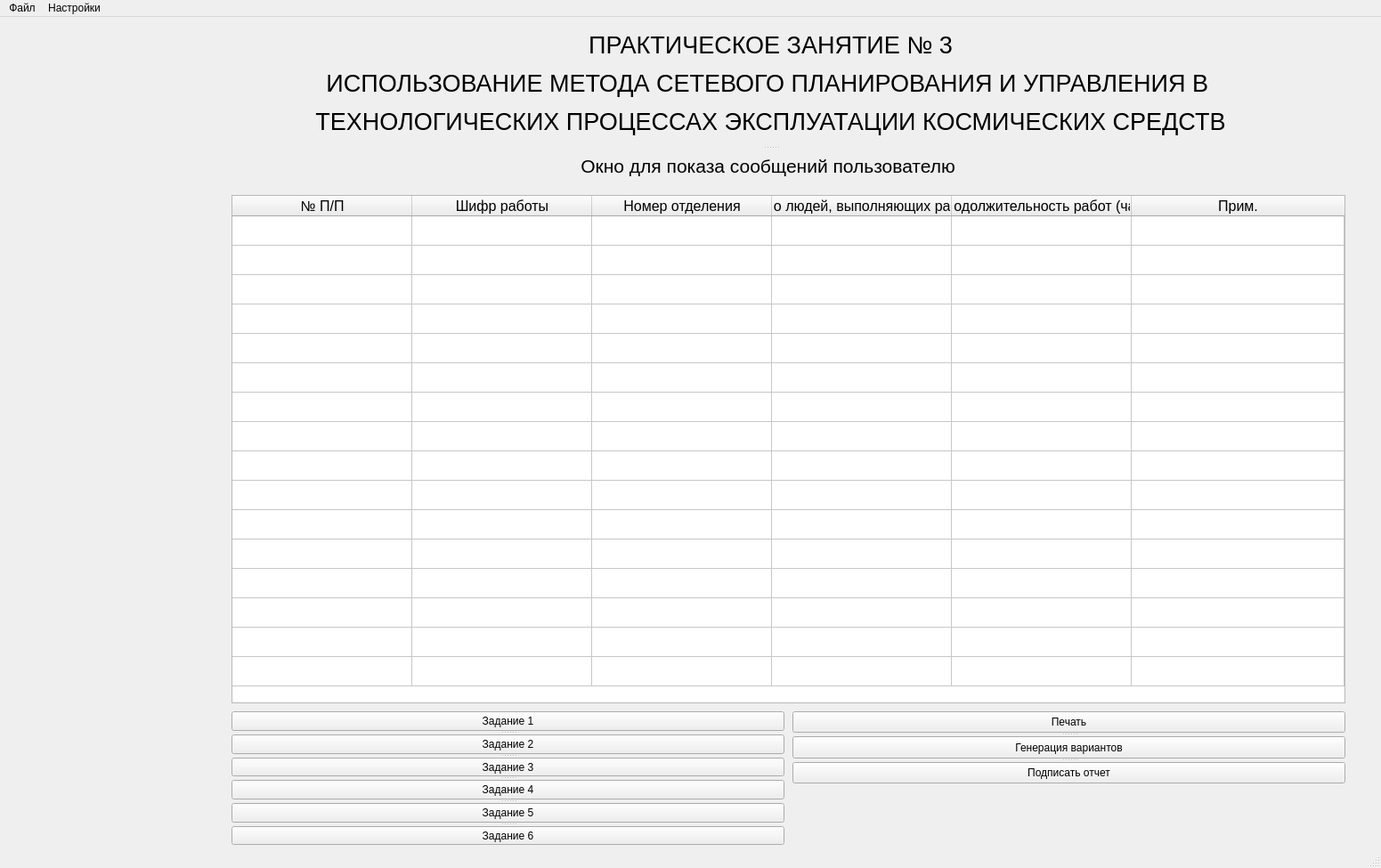
<?xml version="1.0" encoding="UTF-8"?>
<ui version="4.0">
 <class>MainMenu</class>
 <widget class="QMainWindow" name="MainMenu">
  <property name="windowModality">
   <enum>Qt::NonModal</enum>
  </property>
  <property name="geometry">
   <rect>
    <x>0</x>
    <y>0</y>
    <width>1551</width>
    <height>975</height>
   </rect>
  </property>
  <property name="sizePolicy">
   <sizepolicy hsizetype="Preferred" vsizetype="Preferred">
    <horstretch>0</horstretch>
    <verstretch>0</verstretch>
   </sizepolicy>
  </property>
  <property name="windowTitle">
   <string>MainWindow</string>
  </property>
  <property name="iconSize">
   <size>
    <width>24</width>
    <height>24</height>
   </size>
  </property>
  <property name="animated">
   <bool>true</bool>
  </property>
  <property name="documentMode">
   <bool>false</bool>
  </property>
  <widget class="QWidget" name="centralwidget">
   <widget class="QSplitter" name="splitterLabel">
    <property name="geometry">
     <rect>
      <x>310</x>
      <y>10</y>
      <width>1111</width>
      <height>171</height>
     </rect>
    </property>
    <property name="lineWidth">
     <number>5</number>
    </property>
    <property name="midLineWidth">
     <number>5</number>
    </property>
    <property name="orientation">
     <enum>Qt::Vertical</enum>
    </property>
    <property name="handleWidth">
     <number>15</number>
    </property>
    <widget class="QLabel" name="labelWelcome">
     <property name="lineWidth">
      <number>5</number>
     </property>
     <property name="midLineWidth">
      <number>5</number>
     </property>
     <property name="text">
      <string>&lt;html&gt;&lt;head/&gt;&lt;body&gt;&lt;p align=&quot;center&quot;&gt;&lt;span style=&quot; font-family:'Times New Roman'; font-size:20pt; color:#000000;&quot;&gt;ПРАКТИЧЕСКОЕ ЗАНЯТИЕ № 3&lt;/span&gt;&lt;/p&gt;&lt;p align=&quot;center&quot;&gt;&lt;span style=&quot; font-family:'Times New Roman'; font-size:20pt; color:#000000;&quot;&gt;ИСПОЛЬЗОВАНИЕ МЕТОДА СЕТЕВОГО ПЛАНИРОВАНИЯ И УПРАВЛЕНИЯ В &lt;/span&gt;&lt;/p&gt;&lt;p align=&quot;center&quot;&gt;&lt;span style=&quot; font-family:'Times New Roman'; font-size:20pt; color:#000000;&quot;&gt;ТЕХНОЛОГИЧЕСКИХ ПРОЦЕССАХ ЭКСПЛУАТАЦИИ КОСМИЧЕСКИХ СРЕДСТВ&lt;/span&gt;&lt;/p&gt;&lt;/body&gt;&lt;/html&gt;</string>
     </property>
    </widget>
    <widget class="QLabel" name="Dialoglabel">
     <property name="text">
      <string>&lt;html&gt;&lt;head/&gt;&lt;body&gt;&lt;p align=&quot;center&quot;&gt;&lt;span style=&quot; font-size:16pt;&quot;&gt;Окно для показа сообщений пользователю &lt;/span&gt;&lt;/p&gt;&lt;/body&gt;&lt;/html&gt;</string>
     </property>
    </widget>
   </widget>
   <widget class="QTableWidget" name="tableVar">
    <property name="geometry">
     <rect>
      <x>260</x>
      <y>200</y>
      <width>1251</width>
      <height>571</height>
     </rect>
    </property>
    <property name="cursor" stdset="0">
     <cursorShape>ArrowCursor</cursorShape>
    </property>
    <property name="autoFillBackground">
     <bool>false</bool>
    </property>
    <property name="inputMethodHints">
     <set>Qt::ImhNone</set>
    </property>
    <property name="frameShadow">
     <enum>QFrame::Sunken</enum>
    </property>
    <property name="lineWidth">
     <number>2</number>
    </property>
    <property name="midLineWidth">
     <number>0</number>
    </property>
    <property name="autoScrollMargin">
     <number>16</number>
    </property>
    <property name="gridStyle">
     <enum>Qt::SolidLine</enum>
    </property>
    <property name="rowCount">
     <number>16</number>
    </property>
    <property name="columnCount">
     <number>6</number>
    </property>
    <attribute name="horizontalHeaderCascadingSectionResizes">
     <bool>false</bool>
    </attribute>
    <attribute name="horizontalHeaderMinimumSectionSize">
     <number>27</number>
    </attribute>
    <attribute name="horizontalHeaderDefaultSectionSize">
     <number>202</number>
    </attribute>
    <attribute name="horizontalHeaderHighlightSections">
     <bool>true</bool>
    </attribute>
    <attribute name="horizontalHeaderShowSortIndicator" stdset="0">
     <bool>false</bool>
    </attribute>
    <attribute name="horizontalHeaderStretchLastSection">
     <bool>true</bool>
    </attribute>
    <attribute name="verticalHeaderVisible">
     <bool>false</bool>
    </attribute>
    <attribute name="verticalHeaderCascadingSectionResizes">
     <bool>false</bool>
    </attribute>
    <attribute name="verticalHeaderDefaultSectionSize">
     <number>33</number>
    </attribute>
    <attribute name="verticalHeaderShowSortIndicator" stdset="0">
     <bool>false</bool>
    </attribute>
    <attribute name="verticalHeaderStretchLastSection">
     <bool>false</bool>
    </attribute>
    <row/>
    <row/>
    <row/>
    <row/>
    <row/>
    <row/>
    <row/>
    <row/>
    <row/>
    <row/>
    <row/>
    <row/>
    <row/>
    <row/>
    <row/>
    <row/>
    <column>
     <property name="text">
      <string>№ П/П</string>
     </property>
     <property name="font">
      <font>
       <pointsize>12</pointsize>
      </font>
     </property>
    </column>
    <column>
     <property name="text">
      <string>Шифр работы</string>
     </property>
     <property name="font">
      <font>
       <pointsize>12</pointsize>
      </font>
     </property>
    </column>
    <column>
     <property name="text">
      <string>Номер отделения</string>
     </property>
     <property name="font">
      <font>
       <pointsize>12</pointsize>
      </font>
     </property>
    </column>
    <column>
     <property name="text">
      <string>Число людей, выполняющих работы</string>
     </property>
     <property name="font">
      <font>
       <pointsize>12</pointsize>
      </font>
     </property>
    </column>
    <column>
     <property name="text">
      <string>Продолжительность работ (час)</string>
     </property>
     <property name="font">
      <font>
       <pointsize>12</pointsize>
      </font>
     </property>
    </column>
    <column>
     <property name="text">
      <string>Прим.</string>
     </property>
     <property name="font">
      <font>
       <pointsize>12</pointsize>
       <weight>50</weight>
       <bold>false</bold>
      </font>
     </property>
    </column>
   </widget>
   <widget class="QSplitter" name="splitter_3">
    <property name="geometry">
     <rect>
      <x>890</x>
      <y>780</y>
      <width>621</width>
      <height>81</height>
     </rect>
    </property>
    <property name="orientation">
     <enum>Qt::Vertical</enum>
    </property>
    <widget class="QPushButton" name="pushButton">
     <property name="text">
      <string>Печать</string>
     </property>
    </widget>
    <widget class="QPushButton" name="pushButton_2">
     <property name="text">
      <string>Генерация вариантов</string>
     </property>
    </widget>
    <widget class="QPushButton" name="pushButton_3">
     <property name="text">
      <string>Подписать отчет</string>
     </property>
    </widget>
   </widget>
   <widget class="QSplitter" name="splitter">
    <property name="geometry">
     <rect>
      <x>260</x>
      <y>780</y>
      <width>621</width>
      <height>151</height>
     </rect>
    </property>
    <property name="orientation">
     <enum>Qt::Vertical</enum>
    </property>
    <widget class="QPushButton" name="btnTask1">
     <property name="text">
      <string>Задание 1</string>
     </property>
    </widget>
    <widget class="QPushButton" name="btnTask2">
     <property name="text">
      <string>Задание 2</string>
     </property>
    </widget>
    <widget class="QPushButton" name="btnTask3">
     <property name="text">
      <string>Задание 3</string>
     </property>
    </widget>
    <widget class="QPushButton" name="btnTask4">
     <property name="text">
      <string>Задание 4</string>
     </property>
    </widget>
    <widget class="QPushButton" name="btnTask5">
     <property name="text">
      <string>Задание 5</string>
     </property>
    </widget>
    <widget class="QPushButton" name="btnTask6">
     <property name="text">
      <string>Задание 6</string>
     </property>
    </widget>
   </widget>
  </widget>
  <widget class="QMenuBar" name="menubar">
   <property name="geometry">
    <rect>
     <x>0</x>
     <y>0</y>
     <width>1551</width>
     <height>21</height>
    </rect>
   </property>
   <widget class="QMenu" name="menuFile">
    <property name="title">
     <string>Файл</string>
    </property>
    <addaction name="actionOpen"/>
    <addaction name="actionSave"/>
    <addaction name="actionPrint"/>
   </widget>
   <widget class="QMenu" name="menuSetting">
    <property name="title">
     <string>Настройки</string>
    </property>
    <addaction name="actionSetting"/>
   </widget>
   <addaction name="menuFile"/>
   <addaction name="menuSetting"/>
  </widget>
  <widget class="QStatusBar" name="statusbar"/>
  <action name="actionOpen">
   <property name="text">
    <string>Открыть</string>
   </property>
  </action>
  <action name="actionSave">
   <property name="text">
    <string>Сохранить</string>
   </property>
  </action>
  <action name="actionSetting">
   <property name="text">
    <string>Настройки</string>
   </property>
  </action>
  <action name="actionPrint">
   <property name="text">
    <string>Печать отчета</string>
   </property>
  </action>
 </widget>
 <resources/>
 <connections/>
</ui>
